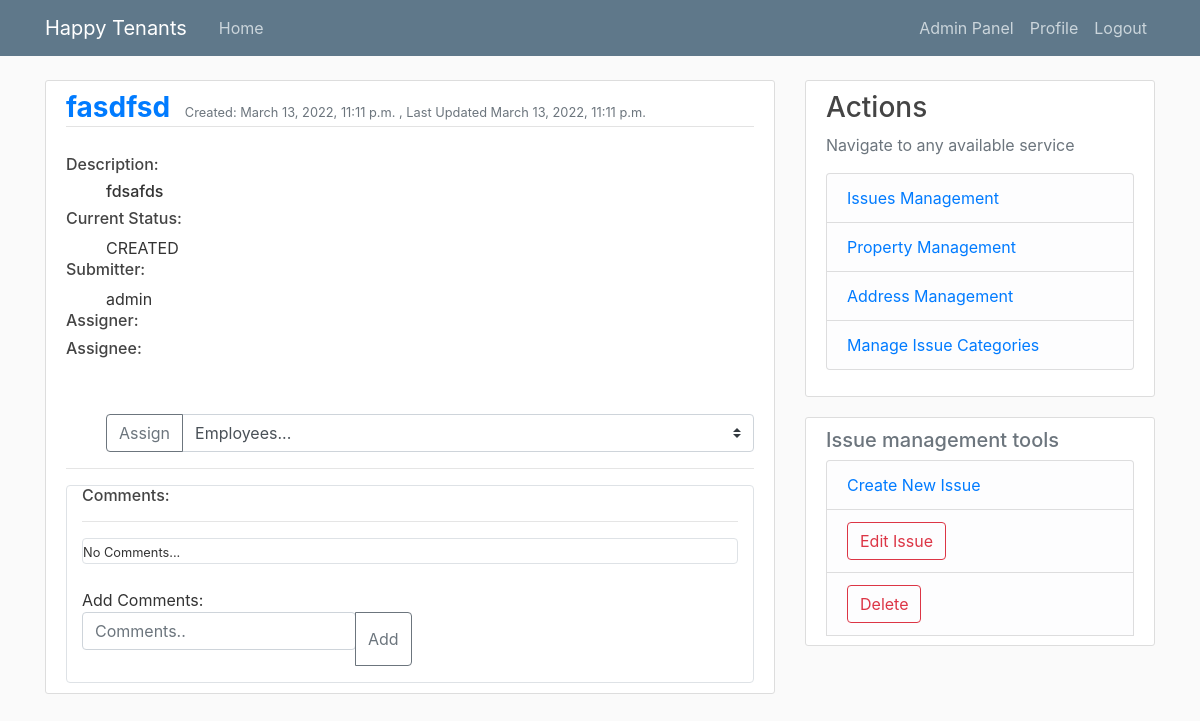
The app's page /issues/16 (signed in), older data.
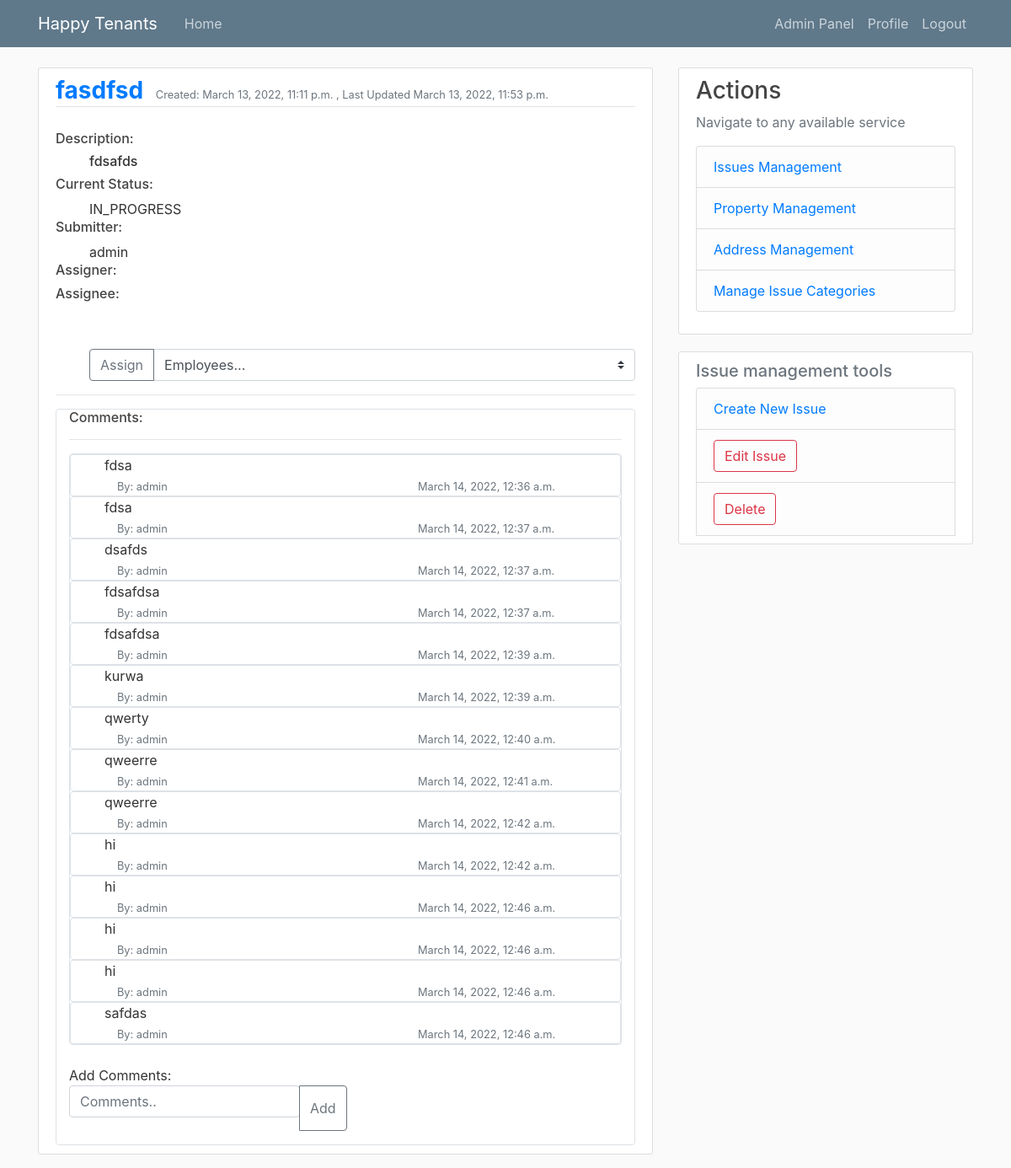
The same page, newer data.
### tenant_mgmt/models.py (models this page shows, shortened)
class Issue(models.Model):
    class StatusENUM(models.TextChoices):
        CRE = 'CREATED',
        ASS = 'ASSIGNED',
        PRO = 'IN_PROGRESS',
        COM = 'COMPLETED',
        DEL = 'DELETED',
        CLO = 'CLOSE'
    title = models.CharField(max_length=50, null=False, blank=False)
    description = models.TextField(max_length=200, null=False, blank=False)
    category = models.ForeignKey(IssueCategory, on_delete=models.SET_NULL, null=True)
    related_property = models.ForeignKey(Property, on_delete=models.CASCADE)
    status = models.CharField(max_length=20, choices=StatusENUM.choices, default=StatusENUM.CRE)
    manager = models.ForeignKey(User, on_delete=models.SET_NULL, default=None, blank=True, null=True, related_name="assigned_by_issues_set")
    assignee = models.ForeignKey(User, on_delete=models.SET_NULL, default=None, blank=True, null=True, related_name="assigned_to_issues_set")
    submitter = models.ForeignKey(User, on_delete=models.CASCADE, related_name="submitted_issues_set")
    created = models.DateTimeField(auto_now_add=True)
    updated = models.DateTimeField(auto_now=True)
    def __str__(self) -> str:
        return self.title
    class Meta:
        ordering = ['-updated', '-created']

class Comment(models.Model):
    messageText = models.TextField(max_length=255, null=True)
    author = models.ForeignKey(User, on_delete=models.SET_NULL, null=True)
    issue = models.ForeignKey(Issue, on_delete=models.CASCADE, related_name="issue_comments")
    dateAdded = models.DateTimeField(auto_now_add=True)
    dateUpdated = models.DateTimeField(auto_now=True)
    class Meta:
        ordering = ['dateUpdated', 'dateAdded']

### tenant_mgmt/views.py (the view, shortened to what this page needs)
# urls.py: path('issues/<int:pk>', IssueDetailView.as_view(), name='issueDetails'),
@method_decorator([login_required], name='dispatch')
class IssueDetailView(DetailView):
    model = Issue
    template_name = 'tnt_mgmt/issue/detail.html'
    context_object_name = 'issue'
    ordering = ['dateAdded']
    def get_context_data(self, **kwargs):
        context = super(IssueDetailView, self).get_context_data(**kwargs)
        context['employees'] = User.objects.filter(groups__name='employee')
        return context

### tenant_mgmt/templatetags/extra_filters.py (called while the page is built)
@register.filter(name='has_groups')
def has_groups(user, group_names):
    groups = list(group_names.split('|'))
    userGroups = user.groups.all()
    for groupName in groups:
        group = Group.objects.get(name=groupName)
        if group in userGroups:
            return True
    return False

@register.filter(name='is_active')
def is_active(user):
    return len(user.groups.all()) > 0

### tenant_mgmt/templates/tnt_mgmt/issue/detail.html (shortened to what this page needs)
{% extends "./base.html" %} {% block content %} {% load extra_filters %}
<article class="media content-section">
  <div class="media-body">
    <div class="article-metadata">
      <a class="mr-2 h3" href="{% url 'issueDetails' issue.id %}">
        <b> {{ issue }} </b></a
      >
      <small class="text-muted"
        >Created: {{ issue.created}} , Last Updated {{issue.updated}}</small
      >
    </div>
    <div>
      <br />
      <h6>Description:</h6>
      <ul class="h6">
        {{issue.description}}
      </ul>
      <h6>Current Status:</h6>
      <ul>
        {{issue.status}}
      </ul>
      <h6>Submitter:</h6>
      <ul>
        {{issue.submitter}}
      </ul>
      <h6>Assigner:</h6>
      <h6>Assignee:</h6>
      <ul>
        <form method="POST">
          <div class="input-group mb-3">
            <div class="input-group-prepend">
              <button class="btn btn-outline-secondary" type="submit">Assign</button>
            </div>
            <select name="assignee" class="custom-select" id="inputGroupSelect03">
              <option selected>Employees...</option>
            </select>
          </div>
        </form>
      </ul>
      <hr />
    </div>
    <div class="container border border-gray rounded">
      <h6>Comments:</h6>
      <hr />
      <div class="border border-gray rounded">
        {% for comment in issue.issue_comments.all %}
        <div class="border border-gray rounded">
          <div>
            <ul>
              {{comment.messageText}}
            </ul>
            <ul>
              <div class="container">
                <div class="row">
                  <div class="col">
                    <small class="text-muted">By: {{comment.author}}</small>
                  </div>
                  <div class="col col-lg-5">
                    <small class="text-muted">{{comment.dateAdded}}</small>
                  </div>
                </div>
              </div>
            </ul>
          </div>
        </div>
        {% empty %}
        <small> No Comments...</small>
        {% endfor %}
      </div>
      <br>
      <div>
        <form method="POST">
        Add Comments:
        <div class="input-group mb-3">
          <fieldset class="form-group">
            <input type="text" name="comment_text" class="form-control" placeholder="Comments.." aria-label="Recipient's username" aria-describedby="basic-addon2">
          </fieldset>
          <div class="input-group-append">
            <button class="btn btn-outline-secondary" type="submit">Add</button>
          </div>
        </form>
        </div>
      </div>
    </div>
  </div>
{% endblock content %}
{% block details_view_actions %}
{% if request.user|has_groups:"administrator|manager|tenant" %}
<li class="list-group-item list-group-item-light">
  <button id="editBtn" class="btn btn-outline-danger" type="submit">
    Edit Issue
  </button>
</li>
{% if request.user|has_groups:"administrator|manager" %}
<li class="list-group-item list-group-item-light">
  <button id="deleteBtn" class="btn btn-outline-danger" type="submit">
    Delete
  </button>
</li>
{% endif %}
{% endif %}
{% endblock details_view_actions %}

### tenant_mgmt/templates/tnt_mgmt/issue/base.html
{% extends "tnt_mgmt/base.html" %}
{% block additional_actions %}
    <div class="content-section">
        <h5 class='text-muted'>Issue management tools</h5>
        <ul class="list-group">
            <li class="list-group-item list-group-item-light"><a href="{% url 'newIssue' %}">Create New Issue</a></li>
            {% block details_view_actions %}{% endblock details_view_actions %}
        </ul>
    </div>
{% endblock additional_actions %}

### tenant_mgmt/templates/tnt_mgmt/base.html (shortened to what this page needs)
{% load static %}
{% load extra_filters %}
<!DOCTYPE html>
<html>
    <head>
        <link rel="stylesheet" href="https://cdn.jsdelivr.net/npm/bootstrap@4.3.1/dist/css/bootstrap.min.css">
        <link rel="stylesheet" href="{% static 'tnt_mgmt/base.css'%}" type="text/css">
    </head>
    <body>
        <header class="site-header">
            <nav class="navbar navbar-expand-md navbar-dark bg-steel fixed-top">
              <div class="container">
                <a class="navbar-brand mr-4" href="{% url 'tnt-mgmt-home' %}">Happy Tenants</a>
                <div class="collapse navbar-collapse" id="navbarToggle">
                  <div class="navbar-nav mr-auto">
                    <a class="nav-item nav-link" href="{% url 'tnt-mgmt-home' %}">Home</a>
                  </div>
                  <div class="navbar-nav">
                    {% if request.user.is_authenticated %}
                      {% if request.user|has_groups:"administrator" %}
                        <a class="nav-item nav-link" href="/../admin">Admin Panel</a>
                      {% endif %}
                      <a class="nav-item nav-link" href="{% url 'profile' %}">Profile</a>
                      <a class="nav-item nav-link" href="{% url 'logout' %}">Logout</a>
                    {% else %}
                      <a class="nav-item nav-link" href="{% url 'login' %}">Login</a>
                      <a class="nav-item nav-link" href="{% url 'register' %}">Register</a>
                    {% endif %}
                  </div>
                </div>
              </div>
            </nav>
        </header>
        <main role="main" class="container">
            <div class="row">
              <div class="col-md-8">
                {% block content %}{% endblock %}
              </div>
              {% if request.user.is_authenticated %}
              <div class="col-md-4">
                <div class="content-section">
                  <h3>Actions</h3>
                  {% if not request.user|is_active %}
                    <p class='text-muted'>No available services</p>
                  {% else %}
                    <p class='text-muted'>Navigate to any available service
                      <ul class="list-group">
                        <li class="list-group-item list-group-item-light"><a href="{% url 'issues' %}">Issues Management</a></li>
                        {% if request.user|has_groups:"administrator|manager" %}
                          <li class="list-group-item list-group-item-light"><a href="{% url 'properties'%}">Property Management</a></li>
                          <li class="list-group-item list-group-item-light"><a href="{% url 'addresses'%}">Address Management</a></li>
                        {% endif %}
                        {% if request.user|has_groups:"administrator" %}
                          <li class="list-group-item list-group-item-light"><a href="{% url 'categories'%}">Manage Issue Categories</a></li>
                        {% endif %}
                      </ul>
                    </p>
                  {% endif %}
                </div>
                {% block additional_actions %}{% endblock %}
              </div>
              {% endif %}
          </main>
    </body>
</html>

### tenant_mgmt/static/tnt_mgmt/base.css (style rules this page uses)
body { background: #fafafa; color: #333333; margin-top: 5rem; }
h1, h2, h3, h4, h5, h6 { color: #444444; }
ul { margin: 0; }
.bg-steel { background-color: #5f788a; }
.site-header .navbar-nav .nav-link { color: #cbd5db; }
.content-section { background: #ffffff; padding: 10px 20px; border: 1px solid #dddddd; border-radius: 3px; margin-bottom: 20px; }
.article-metadata { padding-bottom: 1px; margin-bottom: 4px; border-bottom: 1px solid #e3e3e3 }

Row changes from the older to the newer data that the page shows:
changed Issue "fasdfsd": updated "March 13, 2022, 11:11 p.m." → "March 13, 2022, 11:53 p.m."; status "CREATED" → "IN_PROGRESS"
added Comment: messageText "fdsa", author "admin", dateAdded "March 14, 2022, 12:36 a.m."
added Comment: messageText "fdsa", author "admin", dateAdded "March 14, 2022, 12:37 a.m."
added Comment: messageText "dsafds", author "admin", dateAdded "March 14, 2022, 12:37 a.m."
added Comment: messageText "fdsafdsa", author "admin", dateAdded "March 14, 2022, 12:37 a.m."
added Comment: messageText "fdsafdsa", author "admin", dateAdded "March 14, 2022, 12:39 a.m."
added Comment: messageText "kurwa", author "admin", dateAdded "March 14, 2022, 12:39 a.m."
added Comment: messageText "qwerty", author "admin", dateAdded "March 14, 2022, 12:40 a.m."
added Comment: messageText "qweerre", author "admin", dateAdded "March 14, 2022, 12:41 a.m."
added Comment: messageText "qweerre", author "admin", dateAdded "March 14, 2022, 12:42 a.m."
added Comment: messageText "hi", author "admin", dateAdded "March 14, 2022, 12:42 a.m."
added Comment: messageText "hi", author "admin", dateAdded "March 14, 2022, 12:46 a.m."
added Comment: messageText "hi", author "admin", dateAdded "March 14, 2022, 12:46 a.m."
added Comment: messageText "hi", author "admin", dateAdded "March 14, 2022, 12:46 a.m."
added Comment: messageText "safdas", author "admin", dateAdded "March 14, 2022, 12:46 a.m."
Text that changed along with them:
text no longer shown: "No Comments..."
